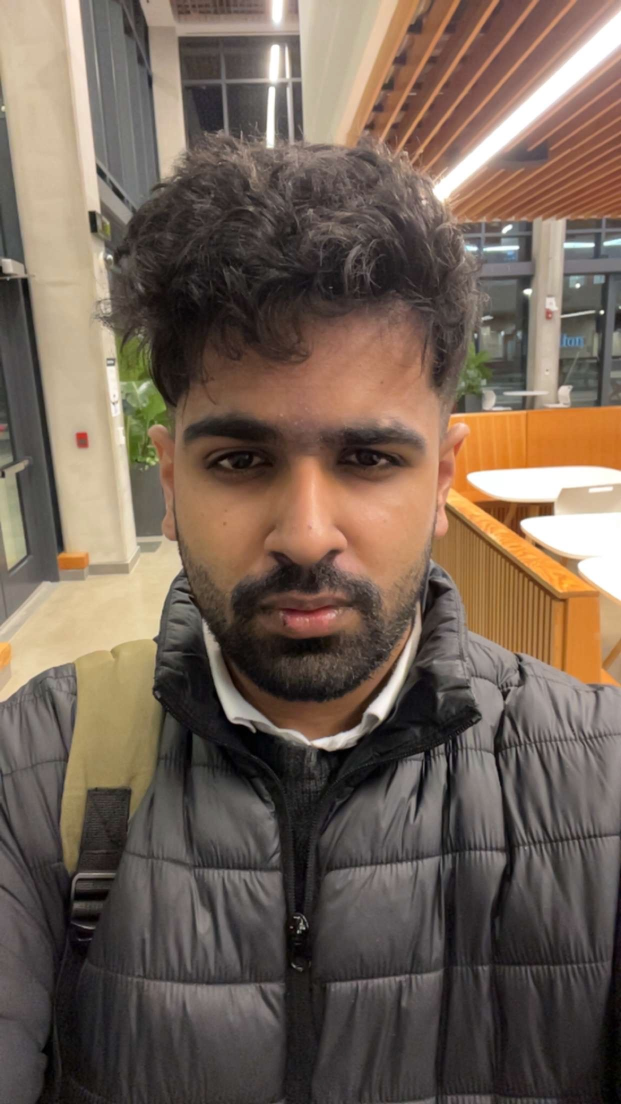
#> input picture testphoto/ankit_thapar_senecapolytechnic_ca.jpeg, 1242 x 2208 px, found by its file name (shown at 1/2 size); its folder holds only this picture in this run
$ python '人脸识别.py'
#> lines starting #> are read from the running program, lines starting #| are printed output that depends on the picture
import numpy as np
import cv2
import os


def crop_face(input_folder_path, output_folder_path):
#> called with input_folder_path = 'D:\\pytest\\testphoto', output_folder_path = 'D:\\pytest\\tt2'
    face_detector = cv2.CascadeClassifier(cv2.data.haarcascades + 'haarcascade_frontalface_default.xml')
    images = os.listdir(input_folder_path)
    for image in images:
        image_path = os.path.join(input_folder_path, image)
        img = cv2.imread(image_path)
#> img is the input picture: shape (2208, 1242, 3); mean B, G, R 86.3, 98.9, 115.3
        height, width, channels = img.shape
#> height = 2208; width = 1242; channels = 3
        gray = cv2.cvtColor(img, cv2.COLOR_BGR2GRAY)
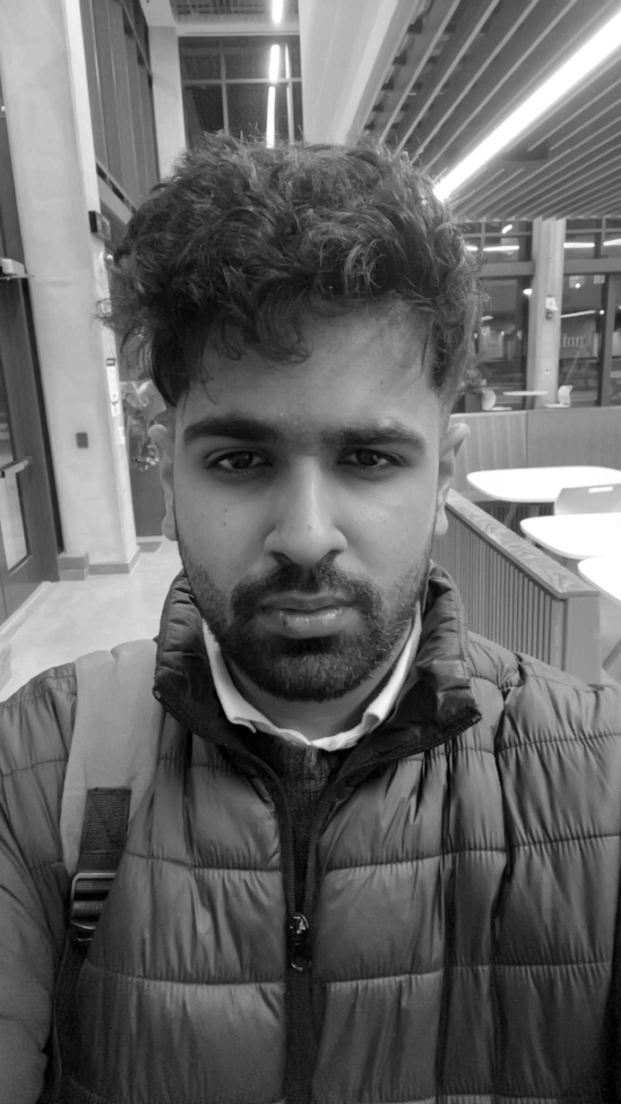
#> gray: shape (2208, 1242) (shown at 1/2 size); min 0, max 255, mean 102.3
        faces = face_detector.detectMultiScale(gray, scaleFactor=1.3, minNeighbors=5, minSize=(30, 30))
#> faces = [[229, 642, 751, 751]]

        # 无法识别面部的图片
        if len(faces)==0:
            print(f"No face found in {image_path}")
            return

        if len(faces) > 0:
            # 取第一个脸部位置，这里假设一张图片只有一个脸部特征
            x, y, w, h = faces[0]
#> x = 229; y = 642; w = 751; h = 751
            # 确定最大正方形的位置
            square_size=min(width-x,x,y,height-y)
#> square_size = 229


            # 根据最大正方形位置裁剪图片并保存
            cropped_img = img[y-square_size:y+h+square_size, x-square_size:x+w+square_size] #img[y1:y2, x1:x2]
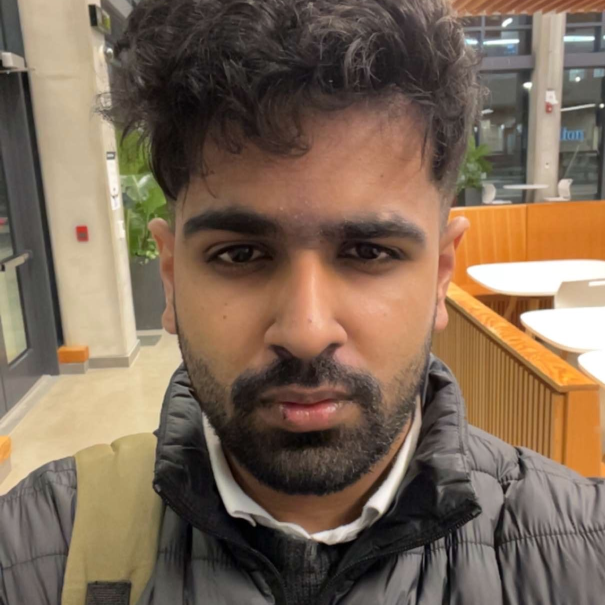
#> cropped_img: shape (1209, 1209, 3) (shown at 1/2 size); mean B, G, R 86.7, 105, 125.3
            # 调整图像大小为512x512
            resized = cv2.resize(cropped_img, (512, 512), interpolation=cv2.INTER_AREA)
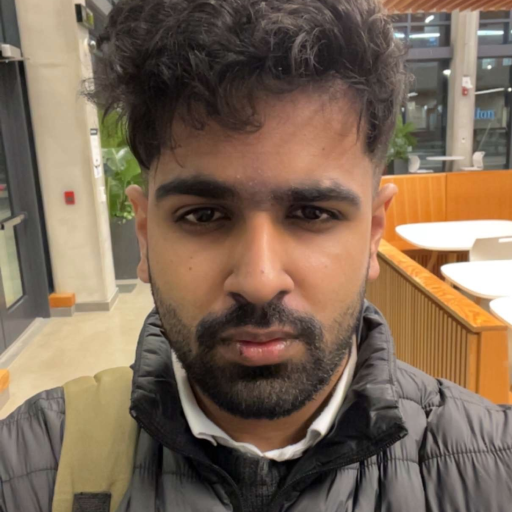
#> resized: shape (512, 512, 3); mean B, G, R 86.7, 105, 125.3
            output_path = os.path.join(output_folder_path, image)
            cv2.imwrite(output_path, resized)


if __name__ == "__main__":
    input_folder = r"D:\pytest\testphoto"
    output_folder = r"D:\pytest\tt2"
    # 创建输出目录
    if not os.path.exists(output_folder):
        os.makedirs(output_folder)
    crop_face(input_folder, output_folder)
    print('Done!')

$ run again, on testphoto/ksuleimanov_myseneca_ca.jpg
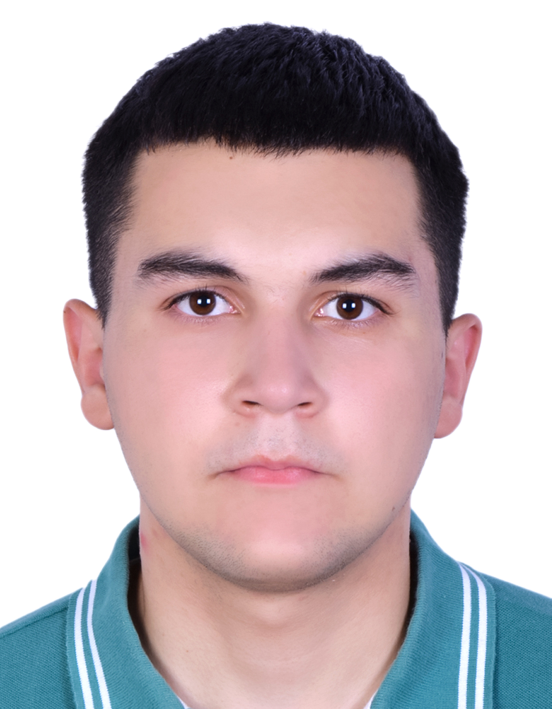
#> input picture testphoto/ksuleimanov_myseneca_ca.jpg, 1103 x 1417 px, found by its file name (shown at 1/2 size)
#> in crop_face, img is the input picture: shape (1417, 1103, 3); mean B, G, R 180.3, 176.9, 191.4
#> in crop_face, `gray = cv2.cvtColor(img, cv2.COLOR_BGR2GRAY)`:
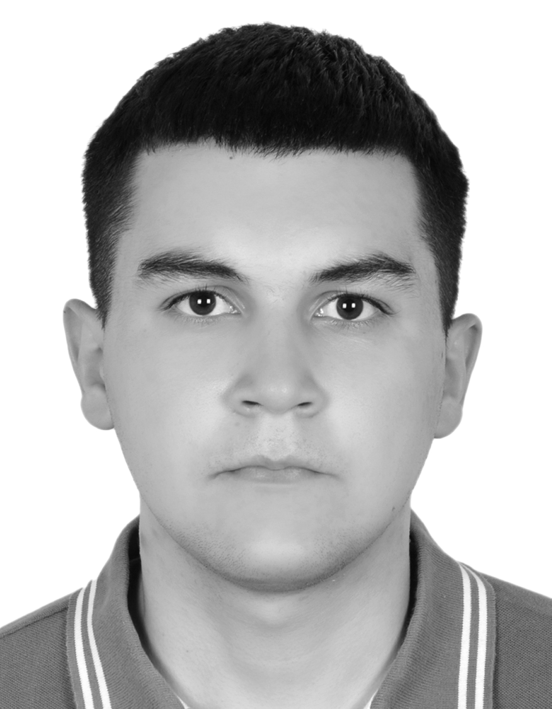
#> gray: shape (1417, 1103) (shown at 1/2 size); min 4, max 255, mean 181.6
#> faces = [[172, 323, 749, 749]]
#> x = 172; y = 323; w = 749
#> square_size = 172
#> in crop_face, `resized = cv2.resize(cropped_img, (512, 512), interpolation=cv2.INTER_..`:
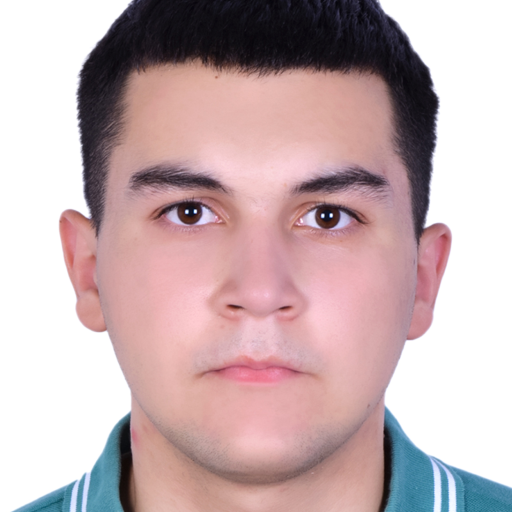
#> resized: shape (512, 512, 3); mean B, G, R 176.8, 174.6, 197.1

$ run again, on testphoto/msiddiqui48_myseneca_ca.jpeg
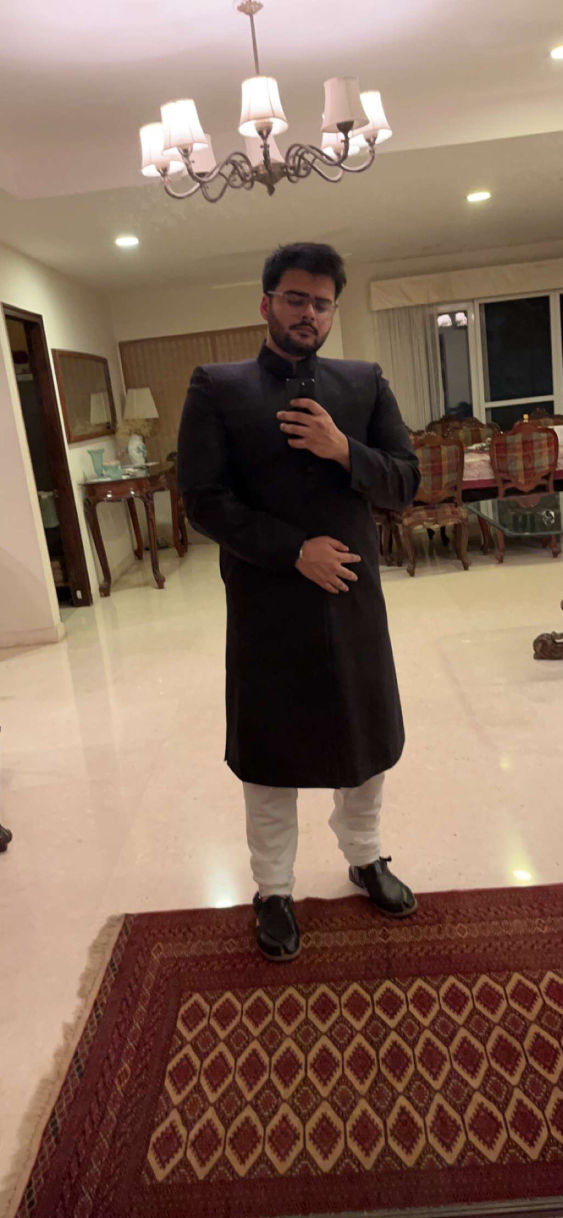
#> input picture testphoto/msiddiqui48_myseneca_ca.jpeg, 1125 x 2436 px, found by its file name (shown at 1/2 size)
#> in crop_face, img is the input picture: shape (2436, 1125, 3); mean B, G, R 89.6, 105.4, 131.2
#> in crop_face, `gray = cv2.cvtColor(img, cv2.COLOR_BGR2GRAY)`:
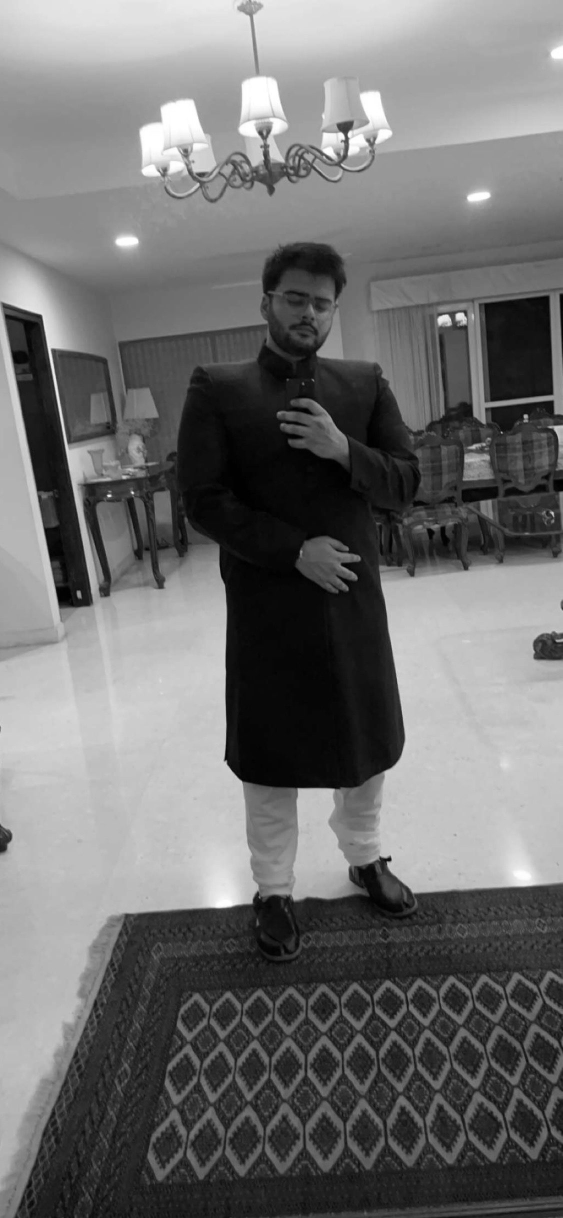
#> gray: shape (2436, 1125) (shown at 1/2 size); min 0, max 255, mean 111.3
#> faces = [[532, 544, 154, 154]]
#> x = 532; y = 544; w = 154
#> square_size = 532
#> in crop_face, `resized = cv2.resize(cropped_img, (512, 512), interpolation=cv2.INTER_..`:
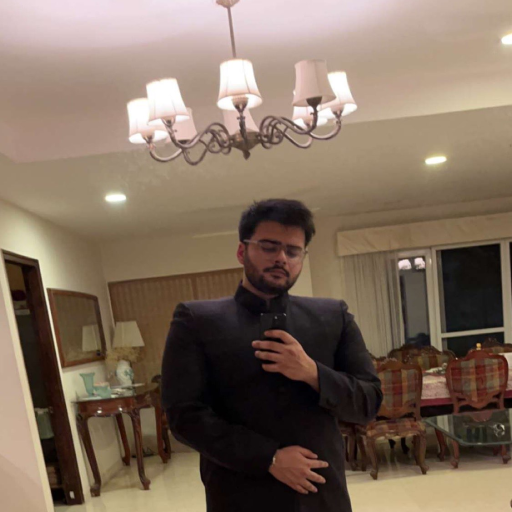
#> resized: shape (512, 512, 3); mean B, G, R 94.4, 110.1, 128.4

$ run again, on testphoto/attajudeen_myseneca_ca.png
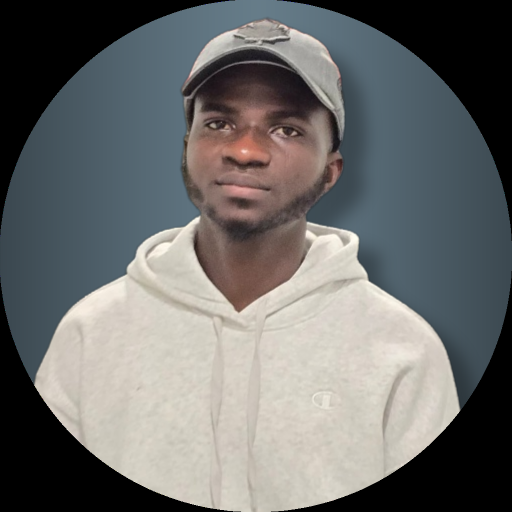
#> input picture testphoto/attajudeen_myseneca_ca.png, 1024 x 1024 px, found by its file name (shown at 1/2 size)
#> in crop_face, img is the input picture: shape (1024, 1024, 3); mean B, G, R 108.1, 109.1, 108.2
#> in crop_face, `gray = cv2.cvtColor(img, cv2.COLOR_BGR2GRAY)`:
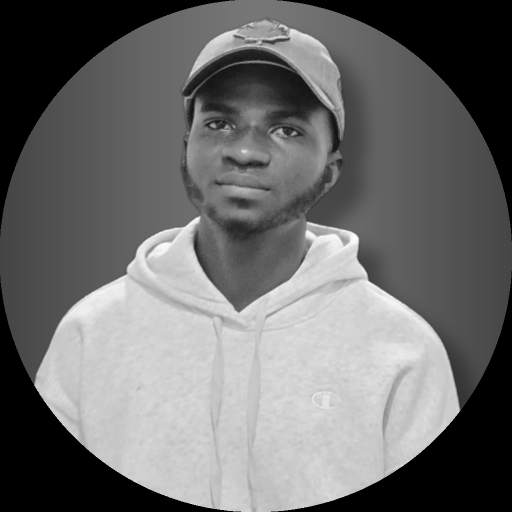
#> gray: shape (1024, 1024) (shown at 1/2 size); min 0, max 255, mean 108.7
#> faces = [[354, 142, 284, 284]]
#> x = 354; y = 142; w = 284
#> square_size = 142
#> in crop_face, `cropped_img = img[y-square_size:y+h+square_size, x-square_size:x+w+squ..`:
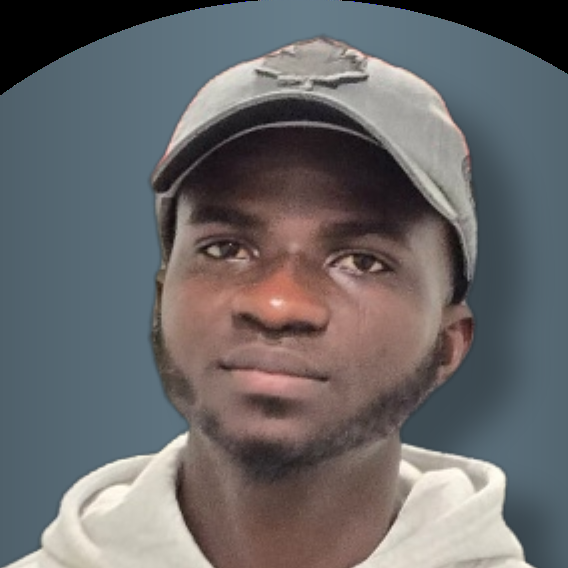
#> cropped_img: shape (568, 568, 3); mean B, G, R 105.5, 104, 105
